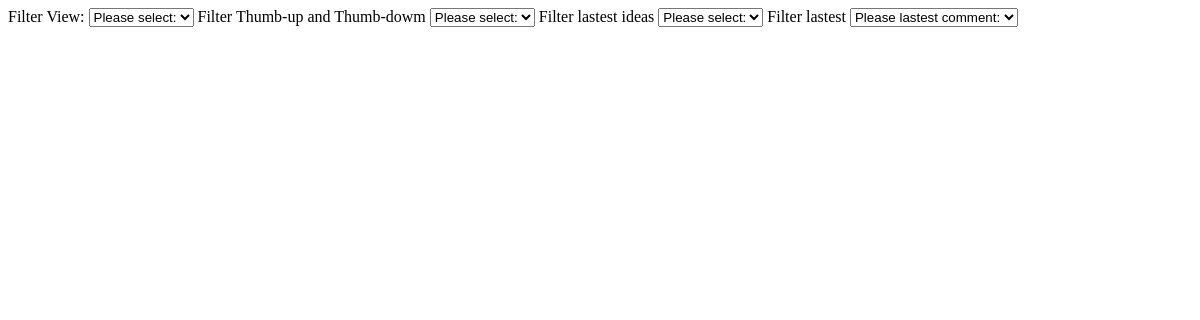
The page /Code/list.php on the database as committed earlier.
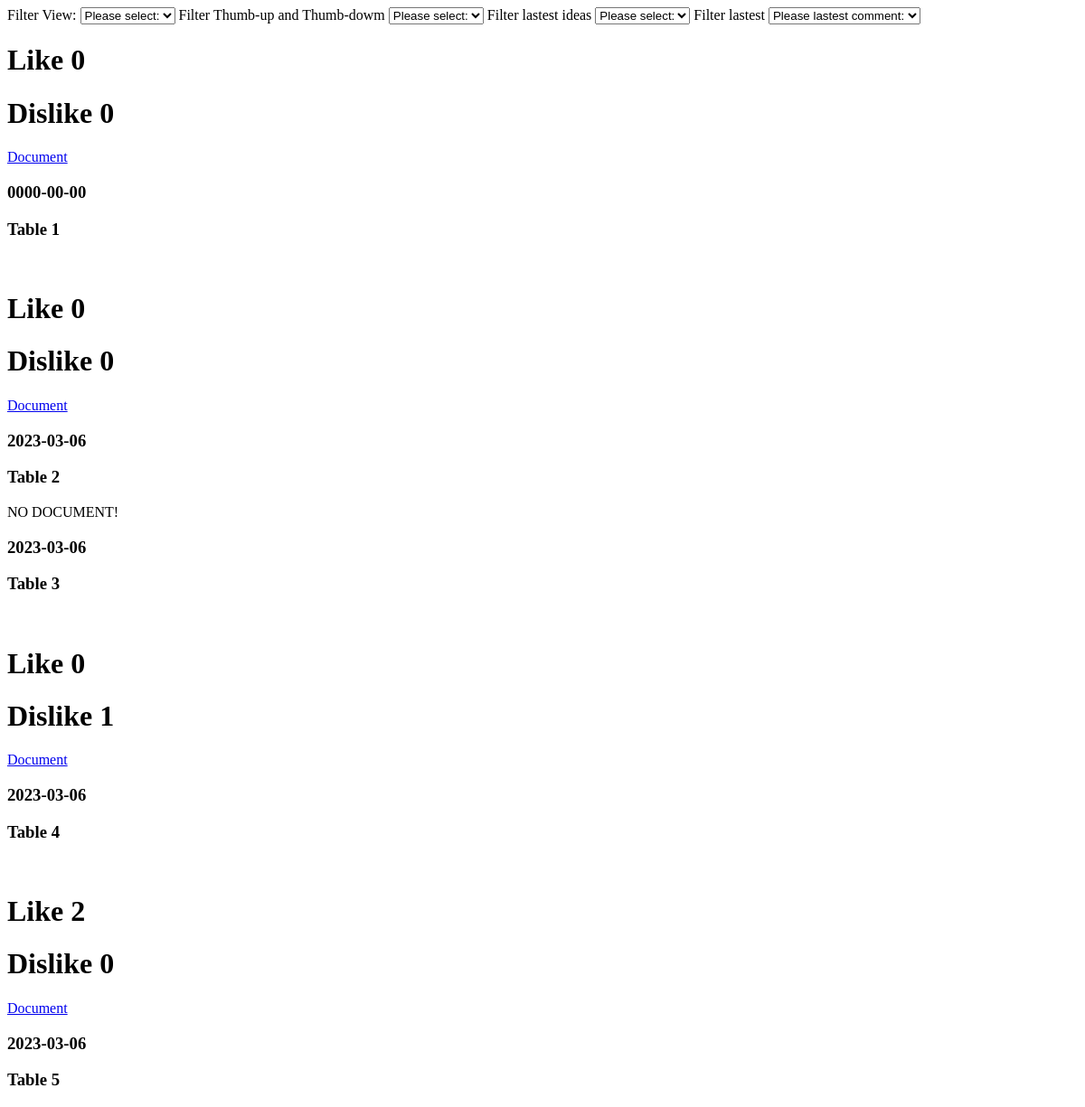
The same page on the database as committed later.
### tables this page shows
CREATE TABLE `idea` (
  `idea_id` int(11) NOT NULL,
  `document_url` varchar(100) NOT NULL,
  `a_status` int(11) NOT NULL,
  `categories_id` int(11) NOT NULL,
  `closeDate` date NOT NULL,
  `finalCloseDate` date NOT NULL,
  `views` int(11) NOT NULL,
  `submitDate` date NOT NULL,
  `user_id` int(11) NOT NULL,
  `description` varchar(255) NOT NULL,
  `title` varchar(255) NOT NULL
);

### Code/list.php (the view, shortened to what this page needs)
<?php
include("header.php");
include("includes/dbConnection.inc.php");
if(isset($_GET['view']))
{
    $sql="SELECT idea.idea_id, idea.document_url,idea.submitDate,idea.title,sum(t_up),sum(t_down) FROM idea
    LEFT JOIN likepost ON idea.idea_id= likepost.idea_id
    group by idea.idea_id ORDER BY views DESC";
}
else if(isset($_GET['tup']))
{
    $sql="SELECT idea.idea_id, idea.document_url,idea.submitDate,idea.title,sum(t_up),sum(t_down) FROM idea
    LEFT JOIN likepost ON idea.idea_id= likepost.idea_id
    group by idea.idea_id ORDER BY t_up DESC";
}
else if (isset($_GET['tdown']))
{
    $sql="SELECT idea.idea_id, idea.document_url,idea.submitDate,idea.title,sum(t_up),sum(t_down) FROM idea
    LEFT JOIN likepost ON idea.idea_id= likepost.idea_id
    group by idea.idea_id ORDER BY t_down DESC";
}
else if(isset($_GET['idea']))
{
    $sql="SELECT idea.idea_id, idea.document_url,idea.submitDate,idea.title,sum(t_up),sum(t_down) FROM idea
    LEFT JOIN likepost ON idea.idea_id= likepost.idea_id
    group by idea.idea_id ORDER BY submitDate DESC";
}
else if (isset($_GET["comment"]))
{
    $sql="SELECT idea.idea_id, idea.document_url,idea.submitDate,idea.title,sum(t_up),sum(t_down) FROM idea
    LEFT JOIN likepost ON idea.idea_id= likepost.idea_id
    LEFT JOIN comment ON idea.idea_id=comment.idea_id
    group by idea.idea_id ORDER BY comment.commentDate DESC";
}
else
{
 $sql="SELECT idea.idea_id, idea.document_url,idea.submitDate,idea.title,sum(t_up),sum(t_down) FROM idea
 LEFT JOIN likepost ON idea.idea_id= likepost.idea_id
 group by idea.idea_id";
}
$result = mysqli_query($conn, $sql);
$resultCheck = mysqli_num_rows($result);
?>
<label>Filter View:</label>
<select
    onchange="this.options[this.selectedIndex].value && (window.location = this.options[this.selectedIndex].value);">
    <option default>Please select:</option>
</select>
<label>Filter Thumb-up and Thumb-dowm</label>
<select
    onchange="this.options[this.selectedIndex].value && (window.location = this.options[this.selectedIndex].value);">
    <option default>Please select:</option>
</select>
<label>Filter lastest ideas</label>
<select
    onchange="this.options[this.selectedIndex].value && (window.location = this.options[this.selectedIndex].value);">
    <option default>Please select:</option>
</select>
<label>Filter lastest</label>
<select
    onchange="this.options[this.selectedIndex].value && (window.location = this.options[this.selectedIndex].value);">
    <option default>Please lastest comment:</option>
</select>
<?php
                if ($resultCheck > 0) {
                    while ($row = mysqli_fetch_assoc($result)) {
                        $url = $row['document_url'];
                        $submitDate=$row['submitDate'];
                        $title=$row['title'];
                        $t_up=$row['sum(t_up)'];
                        $t_down=$row['sum(t_down)'];
                        if ($url!=="")
                        {
                            ?>
<br />
<h1>Like
    <?php
if ($t_up==null)
{
$t_up=0;
}
echo $t_up;
?>
</h1>
<h1>Dislike <?php
if ($t_down==null)
{
$t_down=0;
}
echo $t_down?></h1>
<a href="uploads/<?php echo $url?>">Document</a>
<?php
                        }
                              else{
                                echo "NO DOCUMENT!";
                              }
                ?>
<h3><?php echo $submitDate?></h3>
<h3><?php echo $title ?></h3>
<?php
        }
}
?>
<?php
include("footer.php");
?>

### Code/header.php (shortened to what this page needs)
<!DOCTYPE html>
<html lang="en">
<head>
</head>
<body>

Rows that differ between the two databases and show on the page:
added idea: t_up "0", t_down "0", submitDate "0000-00-00", title "Table 1"
added idea: t_up "0", t_down "0", submitDate "2023-03-06", title "Table 2"
added idea: document_url "NO DOCUMENT!", submitDate "2023-03-06", title "Table 3"
added idea: t_up "0", t_down "1", submitDate "2023-03-06", title "Table 4"
added idea: t_up "2", t_down "0", submitDate "2023-03-06", title "Table 5"
